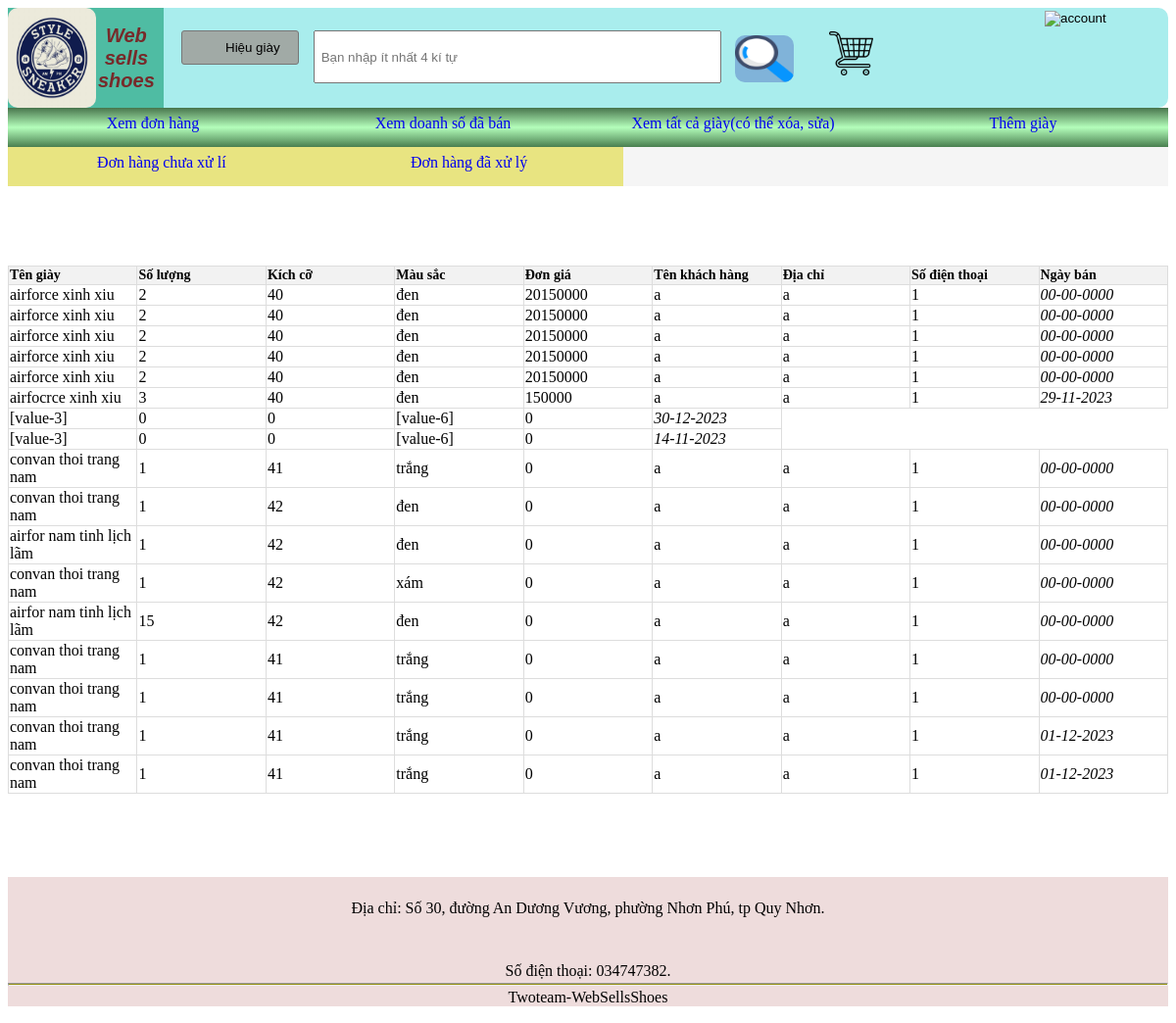
The app's page /donhang.php?option=treated with its own data.
### tables this page shows
CREATE TABLE IF NOT EXISTS `hoadonselled` (
  `madonmua` int NOT NULL,
  `magiay` text NOT NULL,
  `tengiay` varchar(50) NOT NULL,
  `soluong` int NOT NULL,
  `kichco` int NOT NULL,
  `mausac` varchar(20) NOT NULL,
  `username` text NOT NULL,
  `giaban` int NOT NULL,
  `ngayban` date NOT NULL,
  `tongtien` int NOT NULL
);

CREATE TABLE IF NOT EXISTS `taikhoan` (
  `username` text NOT NULL,
  `password` text NOT NULL,
  `fullname` varchar(50) NOT NULL,
  `numberphone` int NOT NULL,
  `site` varchar(50) NOT NULL,
  `identify` int NOT NULL
);

### donhang.php (the view, shortened to what this page needs)
<!DOCTYPE html>
<html lang="en">
<head>
</head>
<body>
    <div id="head">
            <div class="homepage">
                        <button id="btnhome">
                            <a href="donhang.php">
                            <div class="imglogo"> <img src="./img/logo.jpg" width="90px"  height="102px"  alt="logo"  > </div>
                            <div class="nameweb" > Web <br> sells <br> shoes </div>
                            </a>
                        </button>
            </div>
            <div class="areafind-login">
                    <div class="operation">
                            <form action="findadmin.php" class="execfind" method="get">
                                        <div class="combb"  >
                                            <select id="combobox-options" name="choose">
                                                    <option value="thuonghieu"  <?php
                                                        if ((isset($_SESSION['bandOrCode'])) && ($_SESSION['bandOrCode'] == "thuonghieu")) {
                                                            echo 'selected';
                                                        }
                                                    ?>>Hiệu giày</option>
                                         </select>
                                        </div>
                                        <div class="find">
                                                <div class="textfind">
                                                    <input type="text" id="inputfind" name="contentfind"
                                                    placeholder=" <?php
                                                                if(isset($_GET["contentfind"])) echo $_GET["contentfind"];
                                                                else if(isset($_SESSION['content'])) echo $_SESSION['content'];
                                                                else echo "Bạn nhập ít nhất 4 kí tự";
                                                            ?>" >
                                                </div>
                                                <div class="equimentfind">
                                                    <button type="submit" id="btnsearch">
                                                            <img src="./img/search.png" width="45px"  height="45px"  alt="find">
                                                    </button>
                                                </div>
                                        </div>
                            </form>
                            <div class="cart">
                                    <button id="btncart">
                                             <img src="./img/shopping-cart.png" alt="cart" width="45px"  height="45px" >
                                    </button>
                            </div>
                    </div>
                    <div class="help">
                        <div class="pagehelp">
                            <button id="ph">
                            </button>
                        </div>
                        <div class="account">
                            <button id="login">
                            <div> <img src="./img/<?php if(isset($_SESSION['username'])) echo "account.png";
                                        ?>" width="25px"  height="25px" alt="account"></div>
                            </button>
                        </div>
                    </div>
            </div>
    </div>
    <div class="tab">
        <ul id="tabfilter">
            <li><a href="donhang.php">Xem đơn hàng</a></li>
            <li><a href="doanhsobanhang.php">Xem doanh số đã bán</a></li>
            <li><a href="xemtatcagiay.php">Xem tất cả giày(có thể xóa, sửa)</a> </li>
            <li><a href="addshoes.php">Thêm giày</a></li>
        </ul>
    </div>
      <div id="classify">
        <ul id="tabTime">
            <li><a href="donhang.php?option=treat">Đơn hàng chưa xử lí</a></li>
            <li><a href="donhang.php?option=treated">Đơn hàng đã xử lý</a></li>
        </ul>
      </div>
    <div class="areashowshoes">
             <?php
            $conn = mysqli_connect("localhost", "root", "", "db.websellsshoes");
             if(isset($_GET['option']) && $_GET['option'] == 'treated')
             {
                       $sqlCom2 = "SELECT * FROM hoadonselled";
                       $querytakebill = mysqli_query($conn, $sqlCom2);
                       if( mysqli_num_rows($querytakebill) == 0)
                       {
                           echo "<p>Danh sách rỗng<p>";
                       }
                       else{
                           echo " <table>";
                           echo " <tr>";
                           echo "<th class='aaa' id='rowname'>Tên giày</th>";
                           echo '<th class="aaa">Số lượng</th>';
                           echo '<th class="aaa">Kích cỡ</th>';
                           echo '  <th class="aaa">Màu sắc</th>';
                           echo '  <th class="aaa">Đơn giá</th>';
                           echo ' <th class="aaa">Tên khách hàng</th>';
                           echo ' <th class="aaa">Địa chỉ</th>';
                           echo ' <th class="aaa">Số điện thoại</th>';
                           echo '<th class="aaa">Ngày bán</th>';
                           echo ' </tr>';
                           while($row = mysqli_fetch_array($querytakebill))
                           {
                               $cmdtakename = "SELECT * FROM taikhoan where username='".$row['username']."'";
                               $querytakeName = mysqli_query($conn, $cmdtakename);
                               echo '<tr>';
                               echo "<td> ".$row['tengiay']." </td>";
                               echo "<td> ".$row['soluong']."</td>";
                               echo "<td> ".$row['kichco']." </td>";
                               echo "<td> ".$row['mausac']."</td>";
                               echo "<td>".$row['giaban']." </td>";
                               if($result = mysqli_fetch_array($querytakeName))
                               {
                                   echo "<td> ".$result['fullname']."</td>";
                               echo "<td> ".$result['site']." </td>";
                               echo "<td> ".$result['numberphone']." </td>";
                               }
                               $dmy = explode("-",$row['ngayban']);
                               $arrdmy = "";
                               for($i=2;$i>=0;$i--)
                                   {
                                    $arrdmy = $arrdmy.$dmy[$i];
                                    if($i>0) $arrdmy .= "-";
                                   }
                               echo "<td> ". $arrdmy." </td>";
                               echo '</tr>';
                           }
                       }
             }
    ?>
        </table>
    </div>
                <div class="seprapage">
                    <?php
                    echo '</div>';
                    ?>
    <div class="footer">
                <div id="contact" class="fixsite"><p>Địa chỉ:  Số 30, đường An Dương Vương, phường  Nhơn Phú, tp Quy Nhơn.<br>
Số điện thoại: 034747382.</div>
                <hr>
                <div id="nameweb" class="fixsite"><p>Twoteam-WebSellsShoes</p></div>
    </div>
</body>
</html>

### donhang.php (style rules this page uses)
#head { display: flex; background-color: #A9EDED; border-color:#5AA183; border-radius:10px; width: 100%; height: 102px; }
#btnhome { background-color: #4FBCA3; width: 159px; height: 102px; display: flex; border: none; }
.homepage { width: 169px; height: 102px; }
.areafind-login { width: 1271px; height: 102px; }
.imglogo img { border-radius: 10px ; position: absolute; left: 8px; top:8px; }
.nameweb { font-size: 20px; color: #772A2A; font-style: italic; font-weight: bold; position: absolute; top: 25px; left: 100px; }
.combb { display: inline-block; }
#combobox-options { width: 120px; height: 35px; background: #A1AAA6; padding-left: 44px; border-radius: 3px; background-size:20px 20px; text-align: left; position: absolute; top: 31px; left: 185px; -webkit-appearance: none; -moz-appearance: none; appearance: none; }
#inputfind { width: 408px; height: 48px; position: absolute; top: 31px; left: 320px; }
.equimentfind { position: relative; display: inline-block; transition: 0.3s; border-radius:10px; width: 60px; height: 48px; position: absolute; top: 36px; left: 750px; }
.equimentfind img { width: 60px; height: 48px; position: absolute; left: 0px; top: 0px; border-radius:10px; }
#btnsearch { width: 60px; height: 48px; background-color: #80B3D9; border:none; border-radius:10px; }
.cart { position: absolute; top: 31px; left: 840px; }
#btncart { background-color: transparent; border: none; }
#ph { display: flex; position: absolute; top: 10px; left: 910px; text-align: center; background-color: transparent; border: none; width: 150px; height: 30px; }
#login { display: flex; position: absolute; top: 10px; left: 1060px; text-align: center; background-color: transparent; border: none; width: 160px; height: 30px; }
#tabfilter { list-style: none; display: flex; height: 40px; background: linear-gradient(to bottom, #48754D, #B4FEBB,#497F4F); align-items:center; margin: 0; padding: 0; }
#tabfilter a { text-decoration: none; }
#tabfilter li { display:block; width: 100%; height:100%; text-align:center; line-height: 2; }
.areashowshoes { width: 100%; height:700px; background: #ffffff; display : flex; flex-direction : row ; flex-flow : wrap; margin: 0; padding: 0; overflow:auto; }
.seprapage { display: flex; font-size:20px; width: 200px; height:50px; position: absolute; right: 0px; }
p { margin:5px; }
.footer { background:#EEDCDC; height: 132px; }
.footer hr { background:#979113; height: 1px; }
#contact { height: 100px; }
#contact p { text-align: center; line-height: 8vh; }
#nameweb { height: 30px; line-height: 1vh; }
#nameweb { text-align: center; }
#classify { background:#F5F5F5; }
#tabTime { width: 53%; height: 40px; list-style: none; display: flex; background:#E8E481; margin:0; padding:0; }
#tabTime a { text-decoration: none; }
#tabTime li { text-align:center; line-height: 2; display:block; width: 100%; height:100%; }
.areashowshoes { background:#ffffff; justify-content: center; align-items: center; }
table { width: 100%; border-collapse: collapse; margin: 0; background:#ffffff; }
th, td { border: 1px solid #dddddd; text-align: left; width: 100px; }
th { background-color: #f2f2f2; font-weight: normal; font-size: 14px; }
.aaa { font-weight: bold; }
td:last-child { font-style: italic; }

### records on screen
hoadonselled: tengiay "airforce xinh xiu", soluong "2", kichco "40", mausac "đen", giaban "20150000", taikhoan.fullname "a", taikhoan.site "a", taikhoan.numberphone "1", arrdmy "00-00-0000"
hoadonselled: tengiay "airforce xinh xiu", soluong "2", kichco "40", mausac "đen", giaban "20150000", taikhoan.fullname "a", taikhoan.site "a", taikhoan.numberphone "1", arrdmy "00-00-0000"
hoadonselled: tengiay "airforce xinh xiu", soluong "2", kichco "40", mausac "đen", giaban "20150000", taikhoan.fullname "a", taikhoan.site "a", taikhoan.numberphone "1", arrdmy "00-00-0000"
hoadonselled: tengiay "airforce xinh xiu", soluong "2", kichco "40", mausac "đen", giaban "20150000", taikhoan.fullname "a", taikhoan.site "a", taikhoan.numberphone "1", arrdmy "00-00-0000"
hoadonselled: tengiay "airforce xinh xiu", soluong "2", kichco "40", mausac "đen", giaban "20150000", taikhoan.fullname "a", taikhoan.site "a", taikhoan.numberphone "1", arrdmy "00-00-0000"
hoadonselled: tengiay "airfocrce xinh xiu", soluong "3", kichco "40", mausac "đen", giaban "150000", taikhoan.fullname "a", taikhoan.site "a", taikhoan.numberphone "1", arrdmy "29-11-2023"
hoadonselled: tengiay "[value-3]", soluong "0", kichco "0", mausac "[value-6]", giaban "0", arrdmy "30-12-2023"
hoadonselled: tengiay "[value-3]", soluong "0", kichco "0", mausac "[value-6]", giaban "0", arrdmy "14-11-2023"
hoadonselled: tengiay "convan thoi trang nam", soluong "1", kichco "41", mausac "trắng", giaban "0", taikhoan.fullname "a", taikhoan.site "a", taikhoan.numberphone "1", arrdmy "00-00-0000"
hoadonselled: tengiay "convan thoi trang nam", soluong "1", kichco "42", mausac "đen", giaban "0", taikhoan.fullname "a", taikhoan.site "a", taikhoan.numberphone "1", arrdmy "00-00-0000"
hoadonselled: tengiay "airfor nam tinh lịch lãm", soluong "1", kichco "42", mausac "đen", giaban "0", taikhoan.fullname "a", taikhoan.site "a", taikhoan.numberphone "1", arrdmy "00-00-0000"
hoadonselled: tengiay "convan thoi trang nam", soluong "1", kichco "42", mausac "xám", giaban "0", taikhoan.fullname "a", taikhoan.site "a", taikhoan.numberphone "1", arrdmy "00-00-0000"
hoadonselled: tengiay "airfor nam tinh lịch lãm", soluong "15", kichco "42", mausac "đen", giaban "0", taikhoan.fullname "a", taikhoan.site "a", taikhoan.numberphone "1", arrdmy "00-00-0000"
hoadonselled: tengiay "convan thoi trang nam", soluong "1", kichco "41", mausac "trắng", giaban "0", taikhoan.fullname "a", taikhoan.site "a", taikhoan.numberphone "1", arrdmy "00-00-0000"
hoadonselled: tengiay "convan thoi trang nam", soluong "1", kichco "41", mausac "trắng", giaban "0", taikhoan.fullname "a", taikhoan.site "a", taikhoan.numberphone "1", arrdmy "00-00-0000"
hoadonselled: tengiay "convan thoi trang nam", soluong "1", kichco "41", mausac "trắng", giaban "0", taikhoan.fullname "a", taikhoan.site "a", taikhoan.numberphone "1", arrdmy "01-12-2023"
hoadonselled: tengiay "convan thoi trang nam", soluong "1", kichco "41", mausac "trắng", giaban "0", taikhoan.fullname "a", taikhoan.site "a", taikhoan.numberphone "1", arrdmy "01-12-2023"
